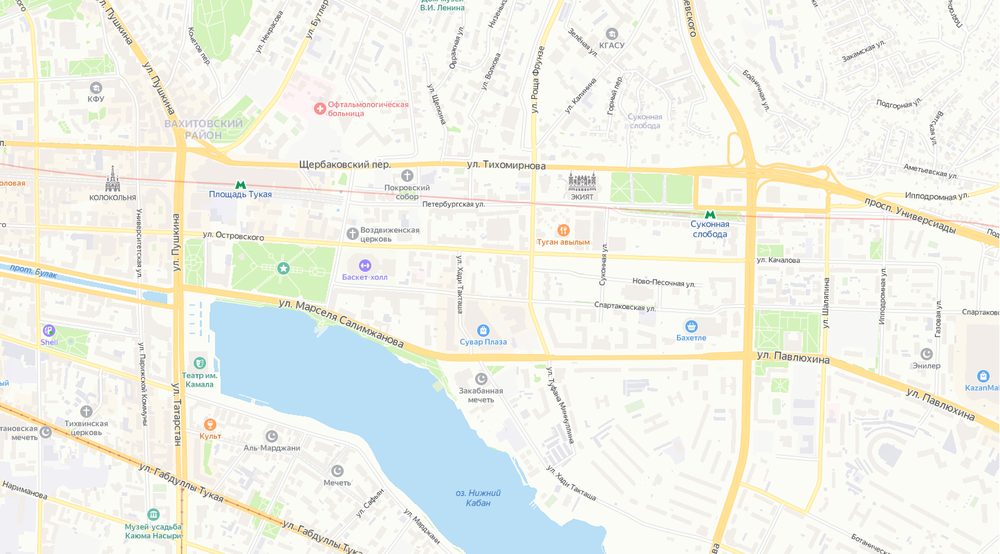
#> input picture OpencvPython/Resources/map.png, 1000 x 554 px, shrunk from 1446 x 801 before the run
$ python task1.py
#> lines starting #> are read from the running program, lines starting #| are printed output that depends on the picture; after the words box and inside, x2 and y2 are one past the last pixel; in counts of white or black regions, pixels touching at a corner belong together
import cv2
import math

img = cv2.imread("../../../Resources/map.png")
#> img is the input picture: shape (554, 1000, 3); mean B, G, R 233, 241, 239.9
mapRatio: float = 2.2125

helpText: str
pathDrawing: bool = True
path: list[tuple[int, int]] = []
pathLength: float = 0


def distance(a, b):
    return math.sqrt((a[0] - b[0]) * (a[0] - b[0]) + (a[1] - b[1]) * (a[1] - b[1]))


def onMouse(event, x, y, flags, param):
    global path

    if event == cv2.EVENT_LBUTTONUP:
        if pathDrawing:
            path.append((x, y))


cv2.imshow("Map", img)
cv2.setMouseCallback("Map", onMouse)


while True:
    img = cv2.imread("../../../Resources/map.png")

    if path:
        for i in range(0, len(path) - 1):
            cv2.line(img, path[i], path[i+1], (255, 0, 0), 2)

        cv2.circle(img, path[0], 10, (0, 255, 0), -1)
        if not pathDrawing:
            cv2.circle(img, path[len(path)-1], 10, (0, 0, 255), -1)

    # Calculate help text
    if pathDrawing:
        helpText = "Draw a path and press the Space."
    else:
        helpText = f"Path length = {pathLength} meters."

    cv2.putText(img, helpText, (10, 40), cv2.FONT_HERSHEY_COMPLEX, 1, (0, 0, 255), 2)
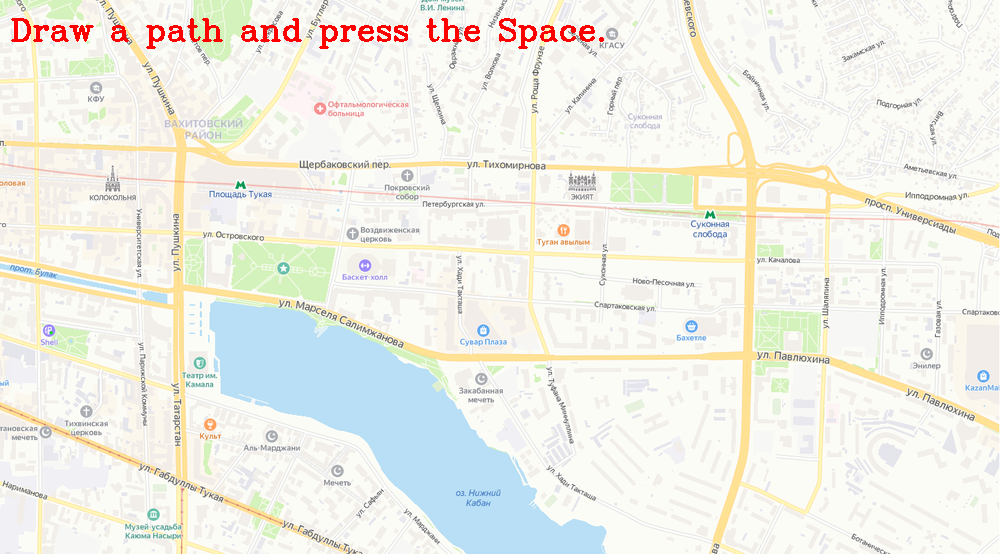
#> img: shape (554, 1000, 3); 0.8% of pixels changed, all inside (x1, y1, x2, y2) = (11, 18, 604, 49)

    cv2.imshow("Map", img)
    key = cv2.waitKey(1) & 0xFF
#> (key q is pressed here)
    if key == ord('q'):
        break
    if key == 32:
        if pathDrawing:
            pathDrawing = False
            for i in range(0, len(path) - 1):
                pathLength += distance(path[i], path[i+1])

            pathLength *= mapRatio
            pathLength = int(pathLength)

cv2.destroyAllWindows()

$ run again, with OpencvPython/Resources/1.jpg saved as OpencvPython/Resources/map.png
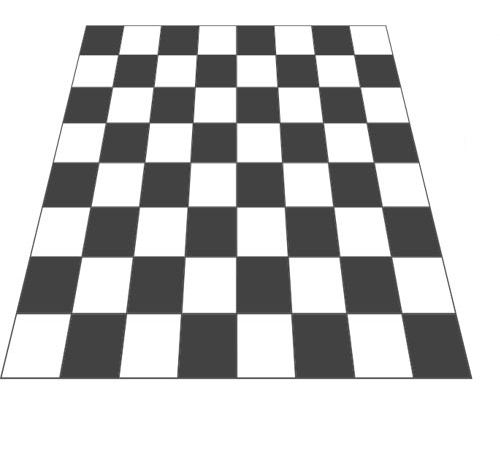
#> input picture OpencvPython/Resources/1.jpg, 500 x 461 px
#> img is the input picture: shape (461, 500, 3); min 42, max 255, mean 196.6
#> `cv2.putText(img, helpText, (10, 40), cv2.FONT_HERSHEY_COMPLEX, 1, (0, ..`:
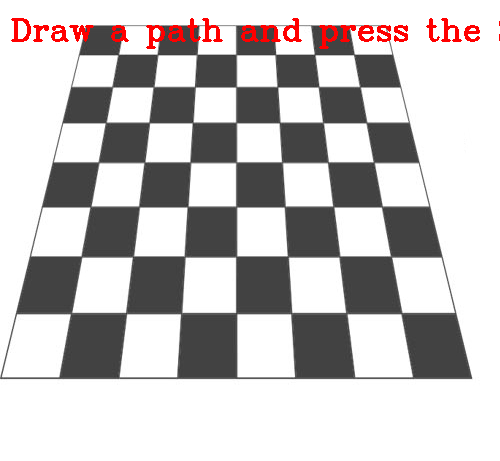
#> img: shape (461, 500, 3); 1.53% of pixels changed, all inside (x1, y1, x2, y2) = (11, 18, 500, 49)
